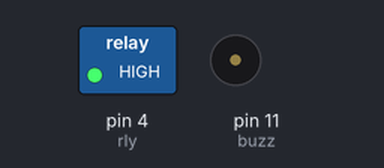
This sketch was run on a simulated Arduino Uno, built with avr-gcc and run on an emulated ATmega328P. Shown: switched loads named in the sketch (green lamp = pin HIGH), buzzer (waves = sounding, pin HIGH). The local clock reads 2024-03-15 10:24:30 at power-on unless the sketch sets it; what the sketch prints to the serial monitor is not drawn.

Above: at 0.3 s.
Timing chart, 0 to 1.8 s (numbered marks = the images above):
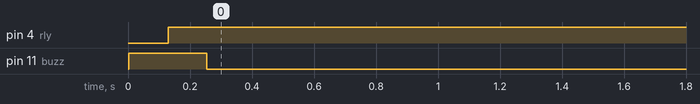

Measured:
- by itself, pin 4 (rly): LOW → HIGH at 0.13 s
- by itself, pin 11 (buzz): HIGH → LOW at 0.25 s

The sketch:

ILC.ino
```cpp
/*
   This Code is created by Prabhas Kumar on 20th may'21 @ 01.55

   This is the part of project ILC.

   It is Main Program of ILC!

   Reley ---> D4 Buzzer ---> D11 || RTC --->  CLK: D5; DAT: D6; RST: D7

   The Source(s) is/are - https://bit.ly/3wfzjuP

   Note - The Source(s) is/are collection of all used in this project!

   Name of program - ILC.ino
*/


#include <virtuabotixRTC.h> // The lib. used for RTC module

// Aurdino Pins
#define rly 4 // Reley
#define buzz 11 // Buzzer

virtuabotixRTC myRTC(5, 6, 7); // RTC


boolean state = true; // Status of Reley var.


void setup() {
  // put your setup code here, to run once:
  Serial.begin(9600);

  // Defining type of connected components
  pinMode(rly, OUTPUT);
  pinMode(buzz, OUTPUT);

  myRTC.updateTime(); // Update the variables of RTC

  // Printing the Start-UP mes.
  Serial.println("Program Started on:\n");
  Serial.print(myRTC.dayofmonth);
  Serial.print("/");
  Serial.print(myRTC.month);
  Serial.print("/");
  Serial.print(myRTC.year);
  Serial.print(" ");
  Serial.print(myRTC.hours);
  Serial.print(":");
  Serial.print(myRTC.minutes);
  Serial.print(":");
  Serial.println(myRTC.seconds);

  // Following the start up Protocol
  digitalWrite(rly, LOW);

  digitalWrite(buzz, HIGH);
  delay(125);
  digitalWrite(buzz, LOW);


}

void loop() {
  // put your main code here, to run repeatedly:

  myRTC.updateTime(); // Update the variables of RTC

  Main(); // Running the main protocol

  delay(30000); // Deley to ...
}


void Main() {
  // Main protocol

  /* Condition for every hour then checking
     wether the protocol is allready finished or not by the status of Reley
     If not, running defined Peice of sub-protocols
  */
  if (myRTC.hours >= 18 && myRTC.hours < 23) {
    if (state == false) {
      digitalWrite(rly, LOW);
      digitalWrite(buzz, HIGH);
      delay(125);
      digitalWrite(buzz, LOW);
      state = true;
      Serial.println(myRTC.hours);
      Serial.println(":");
      Serial.print(myRTC.minutes);
      Serial.print(":");
      Serial.println(myRTC.seconds);
      Serial.println(" ---> Turning ON Reley, if it was turned OFF");
    }
  }
  else if (myRTC.hours >= 0 && myRTC.hours < 4 ) {
    if (state == false) {
      digitalWrite(rly, LOW);
      digitalWrite(buzz, HIGH);
      delay(125);
      digitalWrite(buzz, LOW);
      state = true;
      Serial.println(myRTC.hours);
      Serial.println(":");
      Serial.print(myRTC.minutes);
      Serial.print(":");
      Serial.println(myRTC.seconds);
      Serial.println(" ---> Turning ON Reley, if it was turned OFF");
    }
  }


  else if (myRTC.hours >= 4 && myRTC.hours <= 17) {
    if (state == true) {

      digitalWrite(rly, HIGH);
      digitalWrite(buzz, HIGH);
      delay(125);
      digitalWrite(buzz, LOW);
      state = false;
      Serial.println(myRTC.hours);
      Serial.println(":");
      Serial.print(myRTC.minutes);
      Serial.print(":");
      Serial.println(myRTC.seconds);
      Serial.println(" ---> Turning ON Reley, if it was turned OFF");
    }
  }


  else if (myRTC.hours >= 23) {
    if (state == true) {

      digitalWrite(rly, HIGH);
      digitalWrite(buzz, HIGH);
      delay(125);
      digitalWrite(buzz, LOW);
      state = false;
      Serial.println(myRTC.hours);
      Serial.println(":");
      Serial.print(myRTC.minutes);
      Serial.print(":");
      Serial.println(myRTC.seconds);
      Serial.println(" ---> Turning OFF Reley, if it was turned ON");
    }
  }


}


/*
   Arduino UNO

  Sketch uses 3028 bytes (9%) of program storage space. Maximum is 32256 bytes.
  Global variables use 317 bytes (15%) of dynamic memory, leaving 1731 bytes for local variables. Maximum is 2048 bytes.
*/
```
